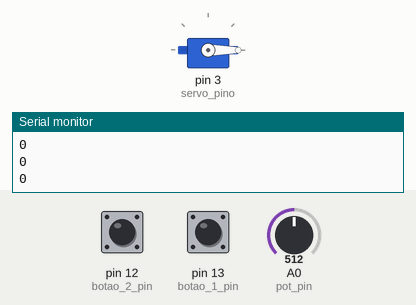
The sketch below on a simulated Arduino Uno, built with avr-gcc and run on an emulated ATmega328P. Parts: servo, the last lines printed to the serial monitor. Inputs (shaded band) come from the test bench; at power-on: pin 13 (botao_1_pin) LOW, pin 12 (botao_2_pin) LOW, A0 (pot_pin) = 512.

Above: at 1.2 s.
1.3 s: pin 13 (botao_1_pin) pulled HIGH for 3.2 s
At 5.6 s:
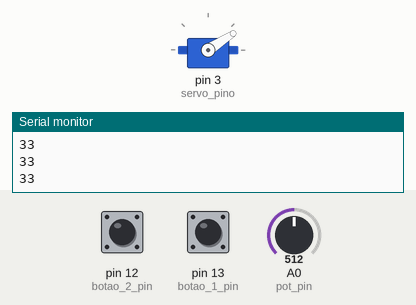
6.0 s: pin 13 (botao_1_pin) pulled HIGH for 1 s
At 6.18 s:
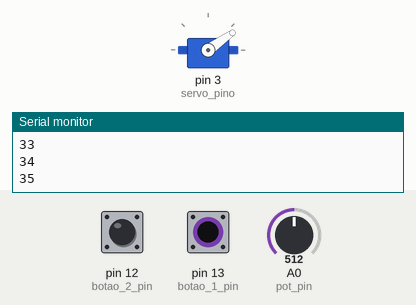
9.0 s: pin 13 (botao_1_pin) pulled HIGH for 3.2 s
At 12.5 s:
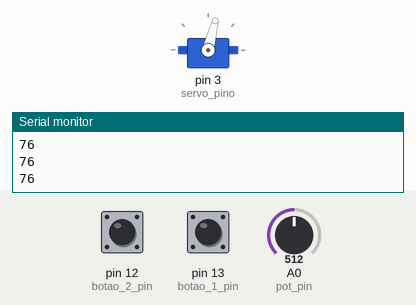
13.7 s: pin 13 (botao_1_pin) pulled HIGH for 1 s
At 13.87 s:
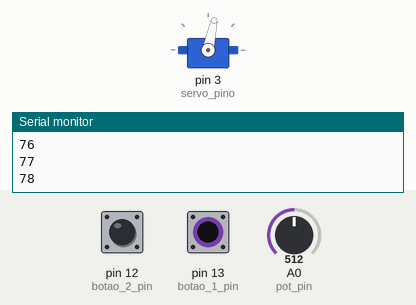
16.7 s: pin 13 (botao_1_pin) pulled HIGH for 3.2 s
At 20.5 s:
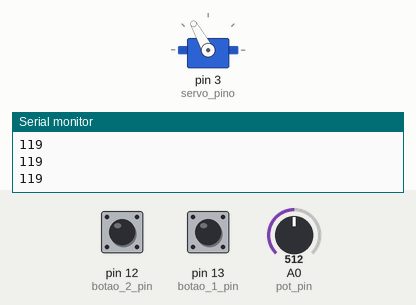
21.4 s: pin 13 (botao_1_pin) pulled HIGH for 0.15 s
At 22.5 s:
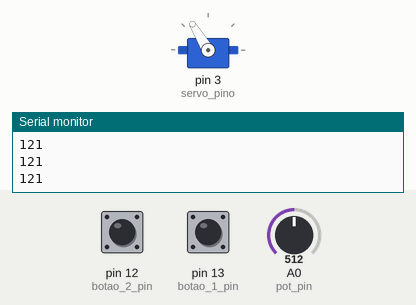
Timing chart, 0 to 24.0 s (numbered marks = the images above; inputs shaded):
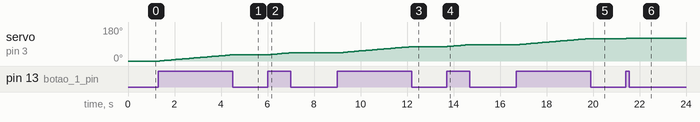

Measured:
- after the input at 1.3 s, servo on pin 3 (servo_pino): moves from 0° to 33° over 3.1 s, starting after 0.06 s
- after the input at 6.0 s, servo on pin 3 (servo_pino): moves from 33° to 43° over 0.88 s, starting at once
- after the input at 9.0 s, servo on pin 3 (servo_pino): moves from 43° to 76° over 3.1 s, starting after 0.05 s
- after the input at 13.7 s, servo on pin 3 (servo_pino): moves from 76° to 86° over 0.88 s, starting at once
- after the input at 16.7 s, servo on pin 3 (servo_pino): moves from 86° to 119° over 3.1 s, starting after 0.05 s
- after the input at 21.4 s, servo on pin 3 (servo_pino): 119° → 120° at once, → 121° 0.10 s later

The sketch:

alg_b.ino
```cpp
#include <Servo.h>
//Declarando variaveis:
#define servo_pino 3
#define pot_pin A0
#define botao_1_pin 13
#define botao_2_pin 12

int valor_potenciometro, posicao = 0;
bool valor_botao1 = 0;
bool valor_botao2 = 0;

Servo servo_motor; //Criando Objeto Servo

void setup(){
  Serial.begin(9600); //Iniciando a comunicação serial

  servo_motor.attach(servo_pino); //Inicializando controle Servo
} //Fim SETUP

void loop(){
  valor_potenciometro = analogRead(pot_pin);
  valor_botao1 = digitalRead(botao_1_pin);
  valor_botao2 = digitalRead(botao_2_pin);

  //Checagem e incrementador de posição:
  if(valor_botao1 == 1)
    posicao++;
  if(valor_botao2 == 1)
    posicao--;

  //Limitador de posição:
  if(posicao < 0)
    posicao = 0;
  if(posicao >  180)
    posicao = 180;

  servo_motor.write(posicao);

  Serial.println(posicao); //Exibe a posição na serial

  delay(map(valor_potenciometro, 0, 1023, 20, 175)); //Usa como delay o potenciometro

} //Fim VOID
```
